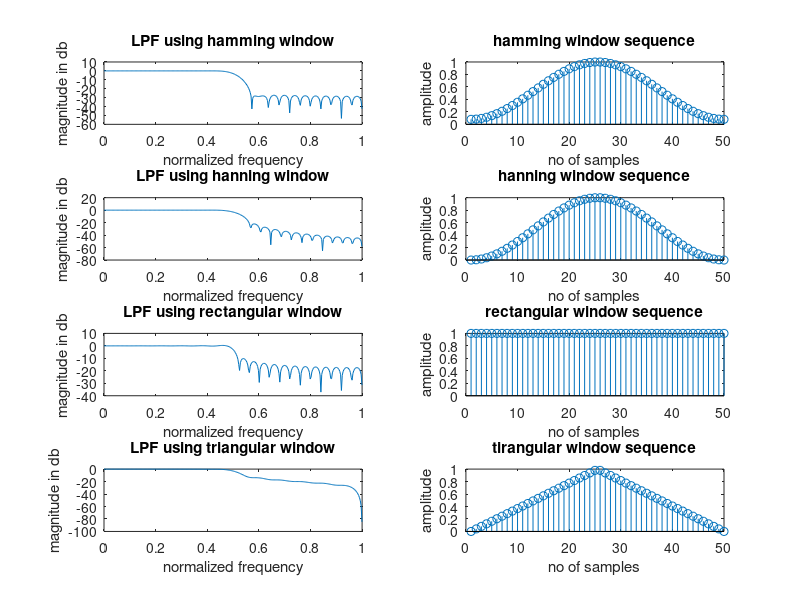

Reproduce this figure in MATLAB.
clc;
clear all;
close all;
wc = 0.5*pi;
N=50;
alpha = (N-1)/2;
n=0:1:N-1;
hd=sin(wc*(n-alpha))./(pi*(n-alpha));
%LPFhamming
w1=hamming(N);
hn=hd.*w1';
w=0:0.01:pi;
h1=freqz(hn,1,w);
subplot(4,2,1);
plot(w/pi,10*log10(abs(h1)));
title('LPF using hamming window');
xlabel('normalized frequency');
ylabel('magnitude in db');
%LPFhanning
w2=hanning(N);
hn=hd.*w2';
w=0:0.01:pi;
h2=freqz(hn,1,w);
subplot(4,2,3);
plot(w/pi,10*log10(abs(h2)));
title('LPF using hanning window');
xlabel('normalized frequency');
ylabel('magnitude in db');
%LPFrect
w3=boxcar(N);
hn=hd.*w3';
w=0:0.01:pi;
h3=freqz(hn,1,w);
subplot(4,2,5);
plot(w/pi,10*log10(abs(h3)));
title('LPF using rectangular window');
xlabel('normalized frequency');
ylabel('magnitude in db');
%LPFtri
w4=bartlett(N);
hn=hd.*w4';
w=0:0.01:pi;
h4=freqz(hn,1,w);
subplot(4,2,7);
plot(w/pi,10*log10(abs(h4)));
title('LPF using triangular window');
xlabel('normalized frequency');
ylabel('magnitude in db');

%hamming
subplot(4,2,2);
stem(w1);
title('hamming window sequence');
xlabel('no of samples');
ylabel('amplitude');
%hanning
subplot(4,2,4);
stem(w2);
title('hanning window sequence');
xlabel('no of samples');
ylabel('amplitude');
%rectangular
subplot(4,2,6);
stem(w3);
title('rectangular window sequence');
xlabel('no of samples');
ylabel('amplitude');
%triangular
subplot(4,2,8);
stem(w4);
title('tirangular window sequence');
xlabel('no of samples');
ylabel('amplitude');

